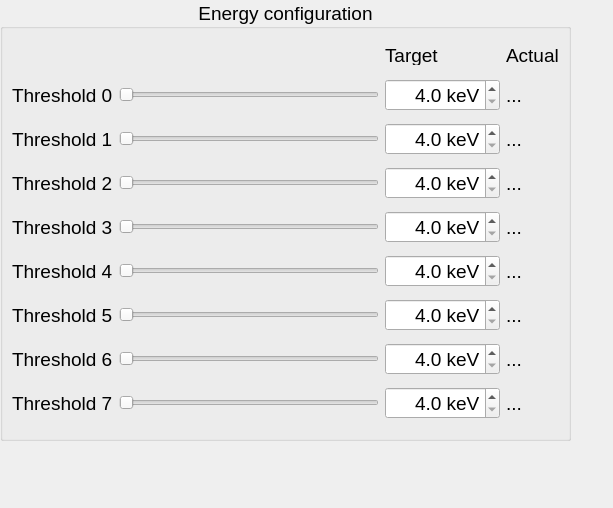
<?xml version="1.0" encoding="UTF-8"?>
<ui version="4.0">
 <class>EnergyConfiguration</class>
 <widget class="QWidget" name="EnergyConfiguration">
 <property name="geometry">
     <rect>
      <x>0</x>
      <y>0</y>
      <width>613</width>
      <height>508</height>
     </rect>
    </property>
    <property name="windowTitle">
     <string>Energy configuration</string>
    </property>
    <widget class="QGroupBox" name="groupBox">
     <property name="geometry">
      <rect>
       <x>0</x>
       <y>0</y>
       <width>571</width>
       <height>441</height>
      </rect>
     </property>
     <property name="sizePolicy">
      <sizepolicy hsizetype="Preferred" vsizetype="Preferred">
       <horstretch>0</horstretch>
       <verstretch>0</verstretch>
      </sizepolicy>
     </property>
     <property name="font">
      <font>
       <pointsize>14</pointsize>
      </font>
     </property>
     <property name="styleSheet">
      <string notr="true"/>
     </property>
     <property name="title">
      <string>  Energy configuration  </string>
     </property>
     <property name="alignment">
      <set>Qt::AlignCenter</set>
     </property>
     <layout class="QHBoxLayout" name="horizontalLayout">
      <property name="topMargin">
       <number>9</number>
      </property>
      <property name="rightMargin">
       <number>9</number>
      </property>
      <item>
       <layout class="QGridLayout" name="gridLayout">
        <item row="11" column="1">
         <widget class="QSlider" name="slider_th7">
         <property name="enabled">
          <bool>true</bool>
         </property>
          <property name="minimum">
           <number>4</number>
          </property>
          <property name="maximum">
           <number>40</number>
          </property>
          <property name="orientation">
           <enum>Qt::Horizontal</enum>
          </property>
         </widget>
        </item>
        <item row="10" column="3">
         <widget class="QLabel" name="label_actualEnergies_th6">
          <property name="text">
           <string>...</string>
          </property>
         </widget>
        </item>
        <item row="5" column="3">
         <widget class="QLabel" name="label_actualEnergies_th1">
          <property name="text">
           <string>...</string>
          </property>
         </widget>
        </item>
        <item row="11" column="3">
         <widget class="QLabel" name="label_actualEnergies_th7">
          <property name="text">
           <string>...</string>
          </property>
         </widget>
        </item>
        <item row="6" column="3">
         <widget class="QLabel" name="label_actualEnergies_th2">
          <property name="text">
           <string>...</string>
          </property>
         </widget>
        </item>
        <item row="9" column="1">
         <widget class="QSlider" name="slider_th5">
         <property name="enabled">
          <bool>true</bool>
         </property>
          <property name="minimum">
           <number>4</number>
          </property>
          <property name="maximum">
           <number>40</number>
          </property>
          <property name="orientation">
           <enum>Qt::Horizontal</enum>
          </property>
         </widget>
        </item>
        <item row="9" column="0">
         <widget class="QLabel" name="label_th5">
          <property name="text">
           <string>Threshold 5</string>
          </property>
         </widget>
        </item>
        <item row="8" column="0">
         <widget class="QLabel" name="label_th4">
          <property name="text">
           <string>Threshold 4</string>
          </property>
         </widget>
        </item>
        <item row="2" column="2">
         <widget class="QDoubleSpinBox" name="spinBox_th0">
         <property name="enabled">
          <bool>true</bool>
         </property>
          <property name="alignment">
           <set>Qt::AlignRight|Qt::AlignTrailing|Qt::AlignVCenter</set>
          </property>
          <property name="suffix">
           <string> keV</string>
          </property>
          <property name="decimals">
           <number>1</number>
          </property>
          <property name="minimum">
           <double>4.000000000000000</double>
          </property>
          <property name="maximum">
           <double>500.000000000000000</double>
          </property>
          <property name="singleStep">
           <double>0.100000000000000</double>
          </property>
         </widget>
        </item>
        <item row="7" column="3">
         <widget class="QLabel" name="label_actualEnergies_th3">
          <property name="text">
           <string>...</string>
          </property>
         </widget>
        </item>
        <item row="10" column="1">
         <widget class="QSlider" name="slider_th6">
         <property name="enabled">
          <bool>true</bool>
         </property>
          <property name="minimum">
           <number>4</number>
          </property>
          <property name="maximum">
           <number>40</number>
          </property>
          <property name="orientation">
           <enum>Qt::Horizontal</enum>
          </property>
         </widget>
        </item>
        <item row="9" column="3">
         <widget class="QLabel" name="label_actualEnergies_th5">
          <property name="text">
           <string>...</string>
          </property>
         </widget>
        </item>
        <item row="5" column="2">
         <widget class="QDoubleSpinBox" name="spinBox_th1">
         <property name="enabled">
          <bool>true</bool>
         </property>
          <property name="alignment">
           <set>Qt::AlignRight|Qt::AlignTrailing|Qt::AlignVCenter</set>
          </property>
          <property name="suffix">
           <string> keV</string>
          </property>
          <property name="decimals">
           <number>1</number>
          </property>
          <property name="minimum">
           <double>4.000000000000000</double>
          </property>
          <property name="maximum">
           <double>500.000000000000000</double>
          </property>
          <property name="singleStep">
           <double>0.100000000000000</double>
          </property>
         </widget>
        </item>
        <item row="8" column="3">
         <widget class="QLabel" name="label_actualEnergies_th4">
          <property name="text">
           <string>...</string>
          </property>
         </widget>
        </item>
        <item row="7" column="2">
         <widget class="QDoubleSpinBox" name="spinBox_th3">
         <property name="enabled">
          <bool>true</bool>
         </property>
          <property name="alignment">
           <set>Qt::AlignRight|Qt::AlignTrailing|Qt::AlignVCenter</set>
          </property>
          <property name="suffix">
           <string> keV</string>
          </property>
          <property name="decimals">
           <number>1</number>
          </property>
          <property name="minimum">
           <double>4.000000000000000</double>
          </property>
          <property name="maximum">
           <double>500.000000000000000</double>
          </property>
          <property name="singleStep">
           <double>0.100000000000000</double>
          </property>
         </widget>
        </item>
        <item row="2" column="3">
         <widget class="QLabel" name="label_actualEnergies_th0">
          <property name="text">
           <string>...</string>
          </property>
         </widget>
        </item>
        <item row="6" column="1">
         <widget class="QSlider" name="slider_th2">
         <property name="enabled">
          <bool>true</bool>
         </property>
          <property name="minimum">
           <number>4</number>
          </property>
          <property name="maximum">
           <number>40</number>
          </property>
          <property name="orientation">
           <enum>Qt::Horizontal</enum>
          </property>
         </widget>
        </item>
        <item row="2" column="1">
         <widget class="QSlider" name="slider_th0">
         <property name="enabled">
          <bool>true</bool>
         </property>
          <property name="minimum">
           <number>4</number>
          </property>
          <property name="maximum">
           <number>40</number>
          </property>
          <property name="orientation">
           <enum>Qt::Horizontal</enum>
          </property>
         </widget>
        </item>
        <item row="10" column="0">
         <widget class="QLabel" name="label_th6">
          <property name="text">
           <string>Threshold 6</string>
          </property>
         </widget>
        </item>
        <item row="6" column="2">
         <widget class="QDoubleSpinBox" name="spinBox_th2">
         <property name="enabled">
          <bool>true</bool>
         </property>
          <property name="alignment">
           <set>Qt::AlignRight|Qt::AlignTrailing|Qt::AlignVCenter</set>
          </property>
          <property name="suffix">
           <string> keV</string>
          </property>
          <property name="decimals">
           <number>1</number>
          </property>
          <property name="minimum">
           <double>4.000000000000000</double>
          </property>
          <property name="maximum">
           <double>500.000000000000000</double>
          </property>
          <property name="singleStep">
           <double>0.100000000000000</double>
          </property>
         </widget>
        </item>
        <item row="10" column="2">
         <widget class="QDoubleSpinBox" name="spinBox_th6">
         <property name="enabled">
          <bool>true</bool>
         </property>
          <property name="alignment">
           <set>Qt::AlignRight|Qt::AlignTrailing|Qt::AlignVCenter</set>
          </property>
          <property name="suffix">
           <string> keV</string>
          </property>
          <property name="decimals">
           <number>1</number>
          </property>
          <property name="minimum">
           <double>4.000000000000000</double>
          </property>
          <property name="maximum">
           <double>500.000000000000000</double>
          </property>
          <property name="singleStep">
           <double>0.100000000000000</double>
          </property>
         </widget>
        </item>
        <item row="11" column="2">
         <widget class="QDoubleSpinBox" name="spinBox_th7">
         <property name="enabled">
          <bool>true</bool>
         </property>
          <property name="alignment">
           <set>Qt::AlignRight|Qt::AlignTrailing|Qt::AlignVCenter</set>
          </property>
          <property name="suffix">
           <string> keV</string>
          </property>
          <property name="decimals">
           <number>1</number>
          </property>
          <property name="minimum">
           <double>4.000000000000000</double>
          </property>
          <property name="maximum">
           <double>500.000000000000000</double>
          </property>
          <property name="singleStep">
           <double>0.100000000000000</double>
          </property>
         </widget>
        </item>
        <item row="7" column="0">
         <widget class="QLabel" name="label_th3">
          <property name="text">
           <string>Threshold 3</string>
          </property>
         </widget>
        </item>
        <item row="5" column="0">
         <widget class="QLabel" name="label_th1">
          <property name="text">
           <string>Threshold 1</string>
          </property>
         </widget>
        </item>
        <item row="8" column="1">
         <widget class="QSlider" name="slider_th4">
         <property name="enabled">
          <bool>true</bool>
         </property>
          <property name="minimum">
           <number>4</number>
          </property>
          <property name="maximum">
           <number>40</number>
          </property>
          <property name="orientation">
           <enum>Qt::Horizontal</enum>
          </property>
         </widget>
        </item>
        <item row="5" column="1">
         <widget class="QSlider" name="slider_th1">
         <property name="enabled">
          <bool>true</bool>
         </property>
          <property name="minimum">
           <number>4</number>
          </property>
          <property name="maximum">
           <number>40</number>
          </property>
          <property name="orientation">
           <enum>Qt::Horizontal</enum>
          </property>
         </widget>
        </item>
        <item row="9" column="2">
         <widget class="QDoubleSpinBox" name="spinBox_th5">
         <property name="enabled">
          <bool>true</bool>
         </property>
          <property name="alignment">
           <set>Qt::AlignRight|Qt::AlignTrailing|Qt::AlignVCenter</set>
          </property>
          <property name="suffix">
           <string> keV</string>
          </property>
          <property name="decimals">
           <number>1</number>
          </property>
          <property name="minimum">
           <double>4.000000000000000</double>
          </property>
          <property name="maximum">
           <double>500.000000000000000</double>
          </property>
          <property name="singleStep">
           <double>0.100000000000000</double>
          </property>
         </widget>
        </item>
        <item row="7" column="1">
         <widget class="QSlider" name="slider_th3">
         <property name="enabled">
          <bool>true</bool>
         </property>
          <property name="minimum">
           <number>4</number>
          </property>
          <property name="maximum">
           <number>40</number>
          </property>
          <property name="orientation">
           <enum>Qt::Horizontal</enum>
          </property>
         </widget>
        </item>
        <item row="6" column="0">
         <widget class="QLabel" name="label_th2">
          <property name="text">
           <string>Threshold 2</string>
          </property>
         </widget>
        </item>
        <item row="11" column="0">
         <widget class="QLabel" name="label_th7">
          <property name="text">
           <string>Threshold 7</string>
          </property>
         </widget>
        </item>
        <item row="2" column="0">
         <widget class="QLabel" name="label_th0">
          <property name="text">
           <string>Threshold 0</string>
          </property>
         </widget>
        </item>
        <item row="8" column="2">
         <widget class="QDoubleSpinBox" name="spinBox_th4">
         <property name="enabled">
          <bool>true</bool>
         </property>
          <property name="alignment">
           <set>Qt::AlignRight|Qt::AlignTrailing|Qt::AlignVCenter</set>
          </property>
          <property name="suffix">
           <string> keV</string>
          </property>
          <property name="decimals">
           <number>1</number>
          </property>
          <property name="minimum">
           <double>4.000000000000000</double>
          </property>
          <property name="maximum">
           <double>500.000000000000000</double>
          </property>
          <property name="singleStep">
           <double>0.100000000000000</double>
          </property>
         </widget>
        </item>
        <item row="1" column="2">
         <widget class="QLabel" name="label_targetEnergies">
          <property name="maximumSize">
           <size>
            <width>16777215</width>
            <height>20</height>
           </size>
          </property>
          <property name="text">
           <string>Target</string>
          </property>
          <property name="wordWrap">
           <bool>true</bool>
          </property>
         </widget>
        </item>
        <item row="1" column="3">
         <widget class="QLabel" name="label_actualEnergies">
          <property name="text">
           <string>Actual</string>
          </property>
          <property name="wordWrap">
           <bool>true</bool>
          </property>
         </widget>
        </item>
       </layout>
      </item>
     </layout>
    </widget>
 </widget>
</ui>
